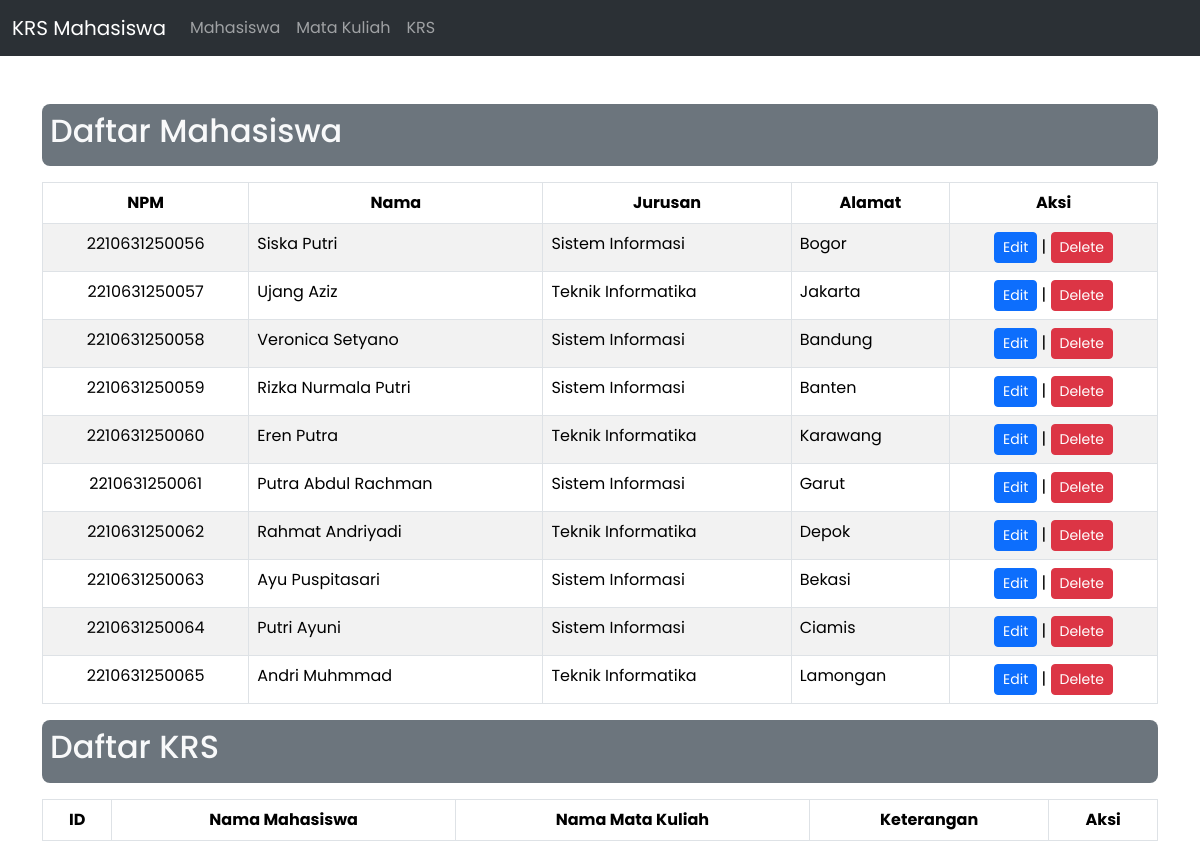
Page /edit.php on the committed database.
### tables this page shows
CREATE TABLE `mahasiswa` (
  `npm` char(13) NOT NULL,
  `nama_mahasiswa` varchar(50) NOT NULL,
  `jurusan` enum('Teknik Informatika','Sistem Informasi') NOT NULL,
  `alamat` text NOT NULL
);

### edit.php (the view, shortened to what this page needs)
<?php
include 'koneksi.php';
?>
<!doctype html>
<html lang="en">
<head>
    <link href="https://cdn.jsdelivr.net/npm/bootstrap@5.3.3/dist/css/bootstrap.min.css" rel="stylesheet"
>
</head>
<body>
<nav class="navbar navbar-expand-lg bg-body-tertiary" data-bs-theme="dark">
  <div class="container-fluid ">
    <a class="navbar-brand" href="#">KRS Mahasiswa</a>
    <div class="collapse navbar-collapse" id="navbarNav">
      <ul class="navbar-nav">
        <li class="nav-item">
          <a class="nav-link" href="from-mahasiswa.php">Mahasiswa</a>
        </li>
        <li class="nav-item">
          <a class="nav-link" href="from-matakuliah.php">Mata Kuliah</a>
        </li>
        <li class="nav-item">
          <a class="nav-link" href="from-krs.php">KRS</a>
        </li>
      </ul>
    </div>
  </div>
</nav>
    <div class="container mt-5">
    <div class="container-fluid bg-secondary text-light d-flex justify-content-between align-items-center mb-3 p-2 rounded-3 ">
        <h2>Daftar Mahasiswa</h2>
    </div>
        <table class="table table-striped table-bordered">
            <thead class="thead-dark">
                <tr>
                    <th class="text-center">NPM</th>
                    <th class="text-center">Nama</th>
                    <th class="text-center">Jurusan</th>
                    <th class="text-center">Alamat</th>
                    <th class="text-center">Aksi</th>
                </tr>
            </thead>
            <tbody>
                <?php
                $sql = "SELECT * FROM mahasiswa";
                $result = mysqli_query($conn, $sql);
                while ($row = mysqli_fetch_assoc($result)) {
                    echo "<tr>";
                    echo "<td class='text-center'>" . $row['npm'] . "</td>";
                    echo "<td>" . $row['nama_mahasiswa'] . "</td>";
                    echo "<td>" . $row['jurusan'] . "</td>";
                    echo "<td>" . $row['alamat'] . "</td>";
                    echo "<td class='text-center'><a href='proses-edit.php?npm=" . $row['npm'] . "' class='btn btn-sm btn-primary'>Edit</a> | <a href='delete-mahasiswa.php?npm=" . $row['npm'] . "' class='btn btn-sm btn-danger' onclick=\"return confirm('Are you sure?')\">Delete</a></td>";
                    echo "</tr>";
                }
                ?>
            </tbody>
        </table>
        <div class="container-fluid bg-secondary text-light d-flex justify-content-between align-items-center mb-3 p-2 rounded-3 ">
        <h2>Daftar KRS</h2>
        </div>
        <table class="table table-striped table-bordered">
            <thead class="thead-dark">
                <tr>
                    <th class="text-center">ID</th>
                    <th class="text-center">Nama Mahasiswa</th>
                    <th class="text-center">Nama Mata Kuliah</th>
                    <th class="text-center">Keterangan</th>
                    <th class="text-center">Aksi</th>
                </tr>
            </thead>
        </table>
    </div>
</body>
</html>

### edit.php (style rules this page uses)
body { font-family: "Poppins"; }

### rows in the picture
mahasiswa: npm "2210631250056", nama_mahasiswa "Siska Putri", jurusan "Sistem Informasi", alamat "Bogor"
mahasiswa: npm "2210631250057", nama_mahasiswa "Ujang Aziz", jurusan "Teknik Informatika", alamat "Jakarta"
mahasiswa: npm "2210631250058", nama_mahasiswa "Veronica Setyano", jurusan "Sistem Informasi", alamat "Bandung"
mahasiswa: npm "2210631250059", nama_mahasiswa "Rizka Nurmala Putri", jurusan "Sistem Informasi", alamat "Banten"
mahasiswa: npm "2210631250060", nama_mahasiswa "Eren Putra", jurusan "Teknik Informatika", alamat "Karawang"
mahasiswa: npm "2210631250061", nama_mahasiswa "Putra Abdul Rachman", jurusan "Sistem Informasi", alamat "Garut"
mahasiswa: npm "2210631250062", nama_mahasiswa "Rahmat Andriyadi", jurusan "Teknik Informatika", alamat "Depok"
mahasiswa: npm "2210631250063", nama_mahasiswa "Ayu Puspitasari", jurusan "Sistem Informasi", alamat "Bekasi"
mahasiswa: npm "2210631250064", nama_mahasiswa "Putri Ayuni", jurusan "Sistem Informasi", alamat "Ciamis"
mahasiswa: npm "2210631250065", nama_mahasiswa "Andri Muhmmad", jurusan "Teknik Informatika", alamat "Lamongan"
